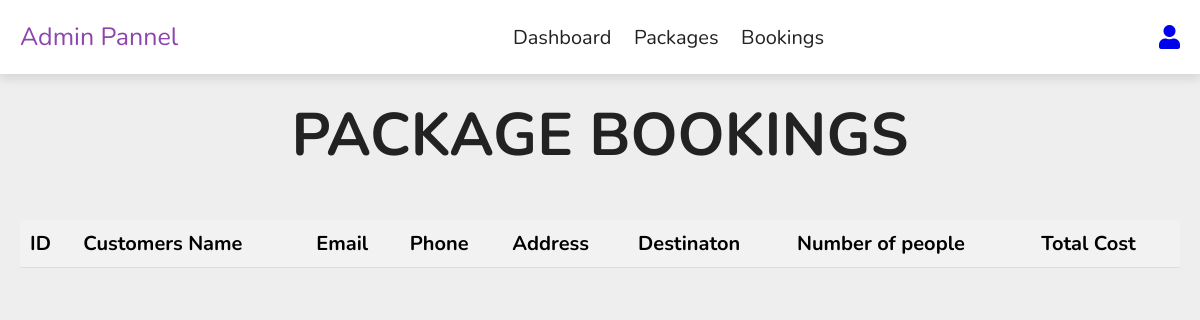
The page /admin/book.php on the database as committed earlier.
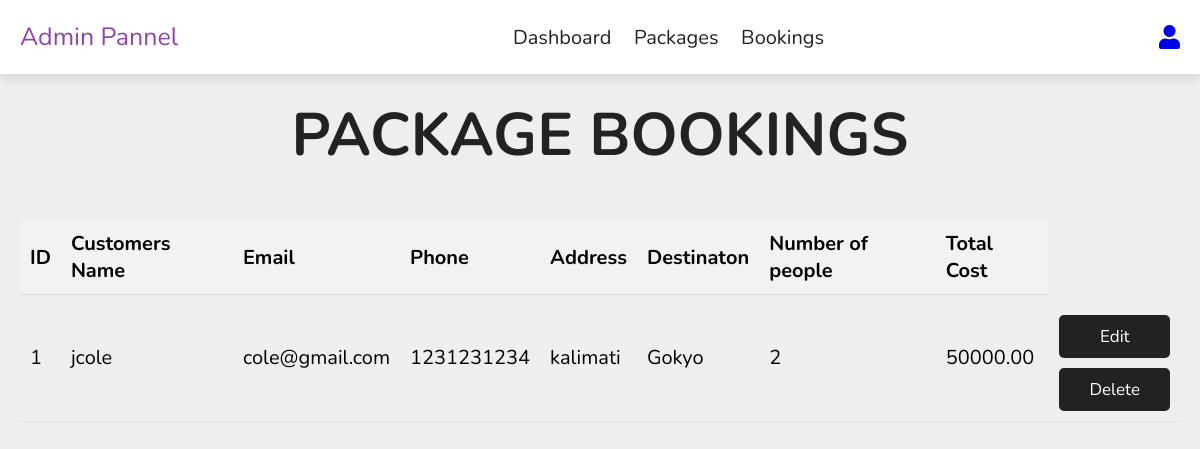
The same page on the database as committed later.
### tables this page shows
CREATE TABLE `book_form` (
  `id` int(255) NOT NULL,
  `name` varchar(255) NOT NULL,
  `email` varchar(255) NOT NULL,
  `phone` varchar(10) NOT NULL,
  `address` varchar(255) NOT NULL,
  `location` varchar(255) NOT NULL,
  `guests` int(11) NOT NULL,
  `cost` decimal(10,2) NOT NULL
);

### admin/book.php (the view, shortened to what this page needs)
<!DOCTYPE html>
<html lang="en">
<head>
     <link rel="stylesheet" href="https://cdn.jsdelivr.net/npm/swiper@9/swiper-bundle.min.css">
    <link rel="stylesheet" href="../css/admin_style.css">
     <link rel="stylesheet" href="https://cdnjs.cloudflare.com/ajax/libs/font-awesome/5.15.3/css/all.min.css">
</head>
<body>
    <?php
    include 'header.php';
    ?>
    <section class="booking">
<h1 class="heading-title">Package Bookings </h1>
<br>
<table class="table">
    <thead>
        <tr>
        <th>ID</th>
        <th>Customers Name</th>
        <th>Email</th>
        <th>Phone</th>
        <th>Address</th>
        <th>Destinaton</th>
        <th>Number of people</th>
        <th>Total Cost</th>
        </tr>
        <tbody>
        <?php
            include "../config.php";
            $sql = "SELECT * FROM `book_form`";
            $result = $conn->query($sql);
            $idnum=1;
            while($row = $result->fetch_assoc()){
                echo"
                <tr>
              <td>$idnum</td>
              <td>$row[name]</td>
              <td>$row[email]</td>
              <td>$row[phone]</td>
              <td>$row[address]</td>
              <td>$row[location]</td>
              <td>$row[guests]</td>
              <td>$row[cost]</td>
              <td>
              <a href='update_book.php?id=$row[id]' class='btn'>Edit</a>
              <a href='delete_book.php?id=$row[id]' class='btn'>Delete</a>
              </td>
              </tr>
              ";
              $idnum++;
            }
            ?>
        </tbody>
    </thead>
</table>
</section>
</body>
</html>

### admin/header.php (shortened to what this page needs)
<section class="header">
<div class="flex">
    <a href="home.php" class="logo"><span> Admin Pannel </span></a>
<nav class="navbar">
<a href="dashboard.php">Dashboard</a>
<a href="admin_package.php">Packages</a>
<a href="book.php">Bookings</a>
</nav>
<div class="icons">
<a href="../home.php"> <i class="fas fa-user" id="login-btn"></i></a>
</div>
</div>
</section>

### css/admin_style.css (style rules this page uses)
:root { --main-color:#8e44ad; --black:#222; --white:#fff; --light-black:#777; --light-white:#fff9; --dark-bg:rgb(0,0,0.7); --light-bg:#eee; --border:.1rem solid var(--black); --box-shadow:0 .5rem 1rem rgba(0,0,0,.1) ; --text-shadow:0 1.5rem 3rem rgba(0,0,0,.3) ; }
* { font-family: 'Nunito', sans-serif; margin:0; padding:0; box-sizing: border-box; outline: none; border:none; text-decoration: none; }
html { font-size: 62.5%; overflow-x: hidden; }
body { background-color: var(--light-bg); }
section { padding:2rem; max-width: 1200px; margin:0 auto; }
.btn, .delete-btn, .option-btn { display: block; width: 100%; margin-top: 1rem; border-radius: .5rem; padding:1rem 3rem; font-size: 1.7rem; text-transform: capitalize; color:var(--white); cursor: pointer; text-align: center; }
.btn { background-color: var(--black); }
.header { position: sticky; top:0; left:0; right:0; background-color: var(--white); box-shadow: var(--box-shadow); z-index: 1000; }
.header .flex { display: flex; align-items: center; justify-content: space-between; position: relative; }
.header .flex .logo { font-size: 2.5rem; color:var(--black); }
.header .flex .logo span { color:var(--main-color); }
.header .flex .navbar a { margin:0 1rem; font-size: 2rem; color:var(--black); }
.fas.fa-user { font-size: 24px; }
.heading-title { text-align: center; margin-bottom: 3rem; font-size: 6rem; text-transform: uppercase; color: var(--black); }
.table { width: 100%; border-collapse: collapse; }
.table th, .table td { padding: 10px; font-size: 2rem; text-align: left; border-bottom: 1px solid #ddd; }
.table th { background-color: #f2f2f2; font-weight: bold; }

Rows that differ between the two databases and show on the page:
added book_form: name "jcole", email "cole@gmail.com", phone "1231231234", address "kalimati", location "Gokyo", guests "2", cost "50000.00"
